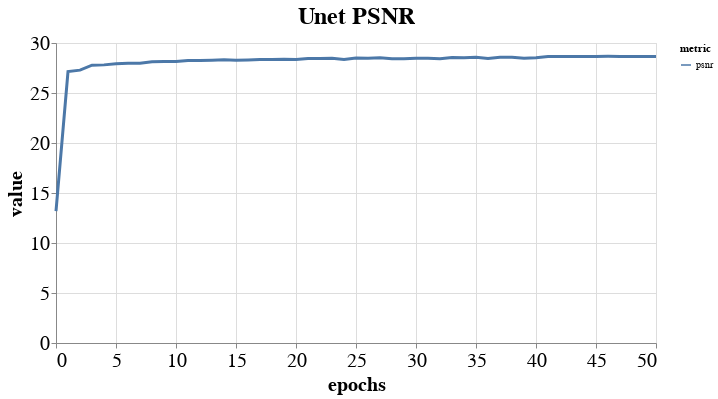

The cell this chart's notebook holds for it:
### Code cell
chart

### Figure 1 — Vega-Lite specification as saved in the notebook (floating-point values rounded to 4 significant figures)
{"config": {"view": {"continuousWidth": 400, "continuousHeight": 300}, "axis": {"labelFontSize": 20, "titleFontSize": 20}, "title": {"fontSize": 24}}, "data": {"name": "data-c887855d2fb8e99c6f071d2a6b16bce3"}, "mark": {"type": "line", "strokeWidth": 3.0}, "encoding": {"color": {"type": "nominal", "field": "metric"}, "x": {"type": "quantitative", "field": "epochs"}, "y": {"type": "quantitative", "field": "value"}}, "height": 300, "title": "Unet PSNR", "width": 600, "$schema": "https://vega.github.io/schema/vega-lite/v4.8.1.json", "datasets": {"data-c887855d2fb8e99c6f071d2a6b16bce3": [{"epochs": 0, "metric": "psnr", "value": 13.18}, {"epochs": 1, "metric": "psnr", "value": 27.14}, {"epochs": 2, "metric": "psnr", "value": 27.28}, {"epochs": 3, "metric": "psnr", "value": 27.79}, {"epochs": 4, "metric": "psnr", "value": 27.81}, {"epochs": 5, "metric": "psnr", "value": 27.91}, {"epochs": 6, "metric": "psnr", "value": 27.98}, {"epochs": 7, "metric": "psnr", "value": 27.98}, {"epochs": 8, "metric": "psnr", "value": 28.12}, {"epochs": 9, "metric": "psnr", "value": 28.15}, {"epochs": 10, "metric": "psnr", "value": 28.16}, {"epochs": 11, "metric": "psnr", "value": 28.24}, {"epochs": 12, "metric": "psnr", "value": 28.25}, {"epochs": 13, "metric": "psnr", "value": 28.28}, {"epochs": 14, "metric": "psnr", "value": 28.33}, {"epochs": 15, "metric": "psnr", "value": 28.27}, {"epochs": 16, "metric": "psnr", "value": 28.31}, {"epochs": 17, "metric": "psnr", "value": 28.36}, {"epochs": 18, "metric": "psnr", "value": 28.36}, {"epochs": 19, "metric": "psnr", "value": 28.38}, {"epochs": 20, "metric": "psnr", "value": 28.34}, {"epochs": 21, "metric": "psnr", "value": 28.45}, {"epochs": 22, "metric": "psnr", "value": 28.46}, {"epochs": 23, "metric": "psnr", "value": 28.49}, {"epochs": 24, "metric": "psnr", "value": 28.34}, {"epochs": 25, "metric": "psnr", "value": 28.5}, {"epochs": 26, "metric": "psnr", "value": 28.47}, {"epochs": 27, "metric": "psnr", "value": 28.51}, {"epochs": 28, "metric": "psnr", "value": 28.44}, {"epochs": 29, "metric": "psnr", "value": 28.42}, {"epochs": 30, "metric": "psnr", "value": 28.48}, {"epochs": 31, "metric": "psnr", "value": 28.48}, {"epochs": 32, "metric": "psnr", "value": 28.43}, {"epochs": 33, "metric": "psnr", "value": 28.56}, {"epochs": 34, "metric": "psnr", "value": 28.51}, {"epochs": 35, "metric": "psnr", "value": 28.56}, {"epochs": 36, "metric": "psnr", "value": 28.44}, {"epochs": 37, "metric": "psnr", "value": 28.58}, {"epochs": 38, "metric": "psnr", "value": 28.59}, {"epochs": 39, "metric": "psnr", "value": 28.47}, {"epochs": 40, "metric": "psnr", "value": 28.53}, {"epochs": 41, "metric": "psnr", "value": 28.66}, {"epochs": 42, "metric": "psnr", "value": 28.66}, {"epochs": 43, "metric": "psnr", "value": 28.65}, {"epochs": 44, "metric": "psnr", "value": 28.65}, {"epochs": 45, "metric": "psnr", "value": 28.66}, {"epochs": 46, "metric": "psnr", "value": 28.67}, {"epochs": 47, "metric": "psnr", "value": 28.65}, {"epochs": 48, "metric": "psnr", "value": 28.66}, {"epochs": 49, "metric": "psnr", "value": 28.66}, {"epochs": 50, "metric": "psnr", "value": 28.65}]}}
